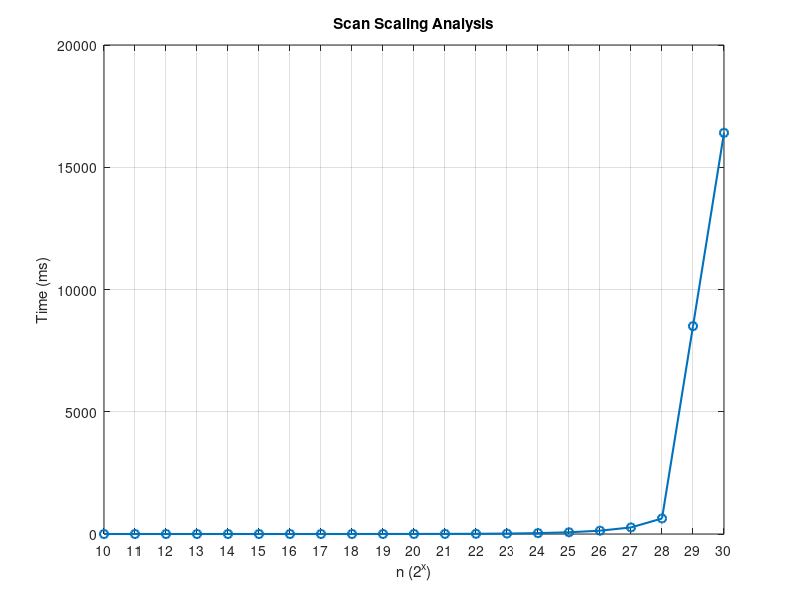

Recreate this plot in MATLAB.
function task1()
    % task1.m
    %
    % Reads "timing_data.txt" (with a header) and plots time (ms)
    % vs. log2(n). The x-axis will be the exponent of 2 (10..30),
    % and the y-axis will be the measured time in milliseconds.

    % (1) Read the data, skipping the header row.
    M = dlmread('timing_data.txt', '', 1, 0);
    % Columns: [n, time_ms, first_val, last_val]
    n       = M(:,1);
    time_ms = M(:,2);

    % (2) Convert n to log2(n)
    x = log2(n);   % e.g., if n=1024, x=10

    % (3) Plot in a new figure: x vs. time_ms (linear scales)
    figure;
    plot(x, time_ms, 'o-','LineWidth',1.5);
    grid on;

    % (4) Set integer tick marks from 10..30 along the x-axis.
    %     Adjust this if your data extends beyond that range.
    xticks(10:1:30);

    % Label the axes
    xlabel('n (2^x)');  % or just "x = log2(n)"
    ylabel('Time (ms)');
    title('Scan Scaling Analysis');

    % (5) Save the figure as PDF
    print('-dpdf','task1.pdf');
    disp('Created task1.pdf');
end
